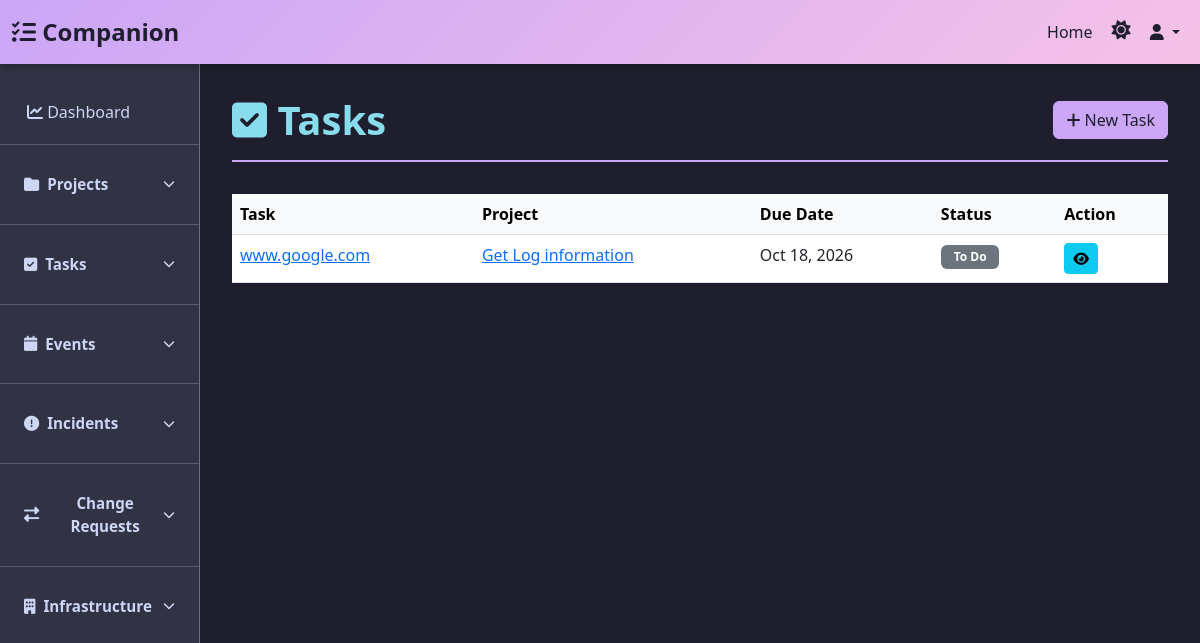
/tasks/, run on the app's committed database.
### shiro/models.py (models this page shows, shortened)
class Task(models.Model):
    project = models.ForeignKey(Project, on_delete=models.CASCADE, related_name='tasks', blank=True, null=True)
    title = models.CharField(max_length=255, default='Untitled Task')
    description = models.TextField(blank=True, null=True)
    status = models.CharField(max_length=20, choices=TASK_STATUS_CHOICES, default='todo')
    priority = models.CharField(max_length=20, choices=PRIORITY_CHOICES, default='medium')
    due_date = models.DateField()
    start_date = models.DateField(blank=True, null=True)
    completed_date = models.DateField(blank=True, null=True)
    completed = models.BooleanField(default=False)
    assigned_to = models.CharField(max_length=255, blank=True, null=True)
    estimated_hours = models.DecimalField(max_digits=6, decimal_places=2, blank=True, null=True)
    actual_hours = models.DecimalField(max_digits=6, decimal_places=2, blank=True, null=True)
    created_at = models.DateTimeField(auto_now_add=True)
    updated_at = models.DateTimeField(auto_now=True)
    class Meta:
        ordering = ['due_date', '-created_at']
        verbose_name = 'Task'
        verbose_name_plural = 'Tasks'
        indexes = [
            models.Index(fields=['status', 'due_date']),
            models.Index(fields=['project', 'completed']),
        ]

class Project(models.Model):
    name = models.CharField(max_length=255, unique=True)
    description = models.TextField(blank=True, null=True)
    status = models.CharField(max_length=20, choices=PROJECT_STATUS_CHOICES, default='not_started')
    priority = models.CharField(max_length=20, choices=PRIORITY_CHOICES, default='medium')
    start_date = models.DateField(blank=True, null=True)
    deadline = models.DateField(blank=True, null=True)
    completion_date = models.DateField(blank=True, null=True)
    progress = models.IntegerField(default=0, help_text="Progress percentage (0-100)")
    budget = models.DecimalField(max_digits=10, decimal_places=2, blank=True, null=True)
    spent = models.DecimalField(max_digits=10, decimal_places=2, default=0.0)
    owner = models.CharField(max_length=255, blank=True, null=True)
    team_members = models.TextField(blank=True, null=True, help_text="Comma-separated list of team members")
    client = models.CharField(max_length=255, blank=True, null=True)
    category = models.CharField(max_length=100, blank=True, null=True)
    tags = models.TextField(blank=True, null=True, help_text="Comma-separated tags")
    servers = models.ManyToManyField('inframan.Server', blank=True, related_name='projects', help_text="Servers used by this project")
    created_at = models.DateTimeField(auto_now_add=True)
    updated_at = models.DateTimeField(auto_now=True)
    class Meta:
        ordering = ['-created_at']
        verbose_name = 'Project'
        verbose_name_plural = 'Projects'
        indexes = [
            models.Index(fields=['status', '-created_at']),
            models.Index(fields=['priority', '-deadline']),
        ]

### shiro/views.py (the view)
# urls.py: path('tasks/', views.task_list, name='task_list'),
def task_list(request):
    tasks = Task.objects.all().order_by('due_date')
    status_filter = request.GET.get('status')
    priority_filter = request.GET.get('priority')
    project_filter = request.GET.get('project')
    if status_filter:
        tasks = tasks.filter(status=status_filter)
    if priority_filter:
        tasks = tasks.filter(priority=priority_filter)
    if project_filter:
        tasks = tasks.filter(project_id=project_filter)
    return render(request, 'shiro/task_list.html', {
        'tasks': tasks,
        'status_filter': status_filter,
        'priority_filter': priority_filter,
        'project_filter': project_filter
    })

### templates/shiro/task_list.html (shortened to what this page needs)
{% extends 'shiro/base.html' %}
{% block content %}
<div class="page-header d-flex justify-content-between align-items-center">
    <h1><i class="fas fa-check-square"></i> Tasks</h1>
    <a href="{% url 'shiro:task_create' %}" class="btn btn-primary">
        <i class="fas fa-plus"></i> New Task
    </a>
</div>
{% if tasks %}
    <div class="table-responsive">
        <table class="table table-hover">
            <thead class="table-light">
                <tr>
                    <th>Task</th>
                    <th>Project</th>
                    <th>Due Date</th>
                    <th>Status</th>
                    <th>Action</th>
                </tr>
            </thead>
            <tbody>
                {% for task in tasks %}
                    <tr class="{% if task.completed %}table-success{% endif %}">
                        <td>
                            <a href="{% url 'shiro:task_detail' task.pk %}">{{ task.description }}</a>
                        </td>
                        <td>
                            {% if task.project %}
                                <a href="{% url 'shiro:project_detail' task.project.pk %}">{{ task.project.name }}</a>
                            {% else %}
                                <span class="text-muted">-</span>
                            {% endif %}
                        </td>
                        <td>{{ task.due_date|date:"M d, Y" }}</td>
                        <td>
                            <span class="badge bg-{% if task.completed %}success{% elif task.status == 'in_progress' %}primary{% else %}secondary{% endif %}">
                                {{ task.get_status_display }}
                            </span>
                        </td>
                        <td>
                            <a href="{% url 'shiro:task_detail' task.pk %}" class="btn btn-sm btn-info">
                                <i class="fas fa-eye"></i>
                            </a>
                        </td>
                    </tr>
                {% endfor %}
            </tbody>
        </table>
    </div>
{% else %}
    <div class="alert alert-info alert-dismissible fade show" role="alert">
        <i class="fas fa-info-circle"></i> No tasks yet.
        <a href="{% url 'shiro:task_create' %}" class="alert-link">Create one now!</a>
    </div>
{% endif %}
{% endblock %}

### templates/shiro/base.html (style rules this page uses)
:root { --dracula-background-light: #f7ede1; --dracula-foreground-light: #2d2a26; --dracula-selection-light: #ffffff; --dracula-comment-light: #8a8378; --dracula-red-light: #e5484d; --dracula-orange-light: #f5822a; --dracula-yellow-light: #d4a017; --dracula-green-light: #2fae5a; --dracula-purple-light: #f5822a; --dracula-cyan-light: #f5822a; --dracula-pink-light: #f5822a; --dracula-background: #1e1e2e; --dracula-foreground: #cdd6f4; --dracula-selection: #313244; --dracula-comment: #6c7086; --dracula-red: #f38ba8; --dracula-orange: #fab387; --dracula-yellow: #f9e2af; --dracula-green: #a6e3a1; --dracula-purple: #cba6f7; --dracula-cyan: #89dceb; --dracula-pink: #f5c2e7; }
body { font-family: 'Segoe UI', Tahoma, Geneva, Verdana, sans-serif; background-color: var(--dracula-background); color: var(--dracula-foreground); transition: background-color 0.3s ease, color 0.3s ease; }
.page-header { margin-bottom: 2rem; padding-bottom: 1rem; border-bottom: 2px solid var(--dracula-purple); }
.page-header h1 { color: var(--dracula-cyan); font-weight: 700; margin: 0; }
.badge { padding: 0.4rem 0.8rem; font-size: 0.75rem; font-weight: 600; }
.btn-primary { background-color: var(--dracula-purple); border-color: var(--dracula-purple); color: #1e1e2e; }
.table { color: var(--dracula-foreground); }
.table-light { background-color: var(--dracula-selection); }

### data on the page
Task: description "www.google.com", project.name "Get Log information", due_date "Oct 18, 2026", status "To Do"
